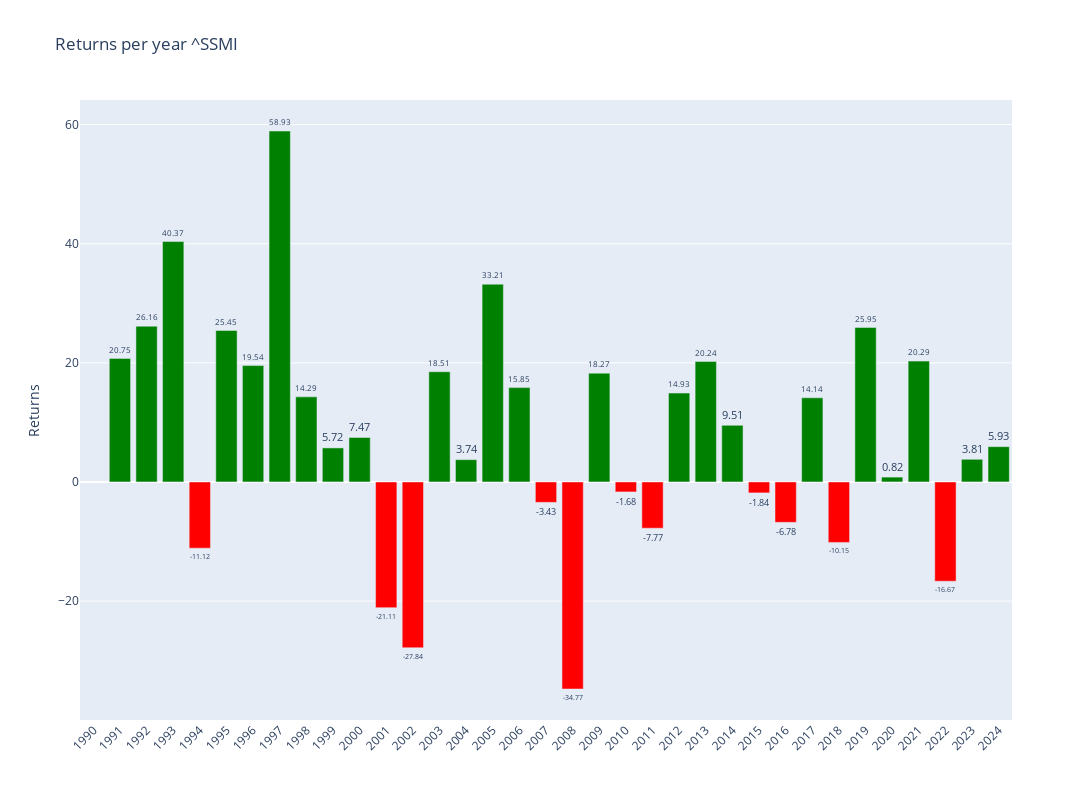

The code cell stored with this chart in its notebook:
### Code cell
# Plotly
fig = make_subplots()

# Add colors
colors = ['green' if x >= 0 else 'red' for x in annual_data['Return']]

# Graph (1,1)
fig.add_trace(go.Bar(y=annual_data['Return'],x=annual_data['Return'].index,text=round(annual_data['Return'],2),textposition='outside',marker_color=colors,hoverinfo='skip'),row=1,col=1)

# Update xaxis properties
fig.update_yaxes(title_text="Returns", row=1, col=1)

fig.update_layout(xaxis=dict(tickvals=annual_data.index,tickangle=-45),height=800, width=1300,title=f"Returns per year {ticker}")

fig.show()

### Figure 1 — Plotly figure (JSON) as saved in the notebook; plotly's stock layout.template omitted (floating-point values rounded to 4 significant figures)
{"data": [{"hoverinfo": "skip", "marker": {"color": ["red", "green", "green", "green", "red", "green", "green", "green", "green", "green", "green", "red", "red", "green", "green", "green", "green", "red", "red", "green", "red", "red", "green", "green", "green", "red", "red", "green", "red", "green", "green", "green", "red", "green", "green"]}, "text": [null, 20.75, 26.16, 40.37, -11.12, 25.45, 19.54, 58.93, 14.29, 5.72, 7.47, -21.11, -27.84, 18.51, 3.74, 33.21, 15.85, -3.43, -34.77, 18.27, -1.68, -7.77, 14.93, 20.24, 9.51, -1.84, -6.78, 14.14, -10.15, 25.95, 0.82, 20.29, -16.67, 3.81, 5.93], "textposition": "outside", "type": "bar", "x": [1990, 1991, 1992, 1993, 1994, 1995, 1996, 1997, 1998, 1999, 2000, 2001, 2002, 2003, 2004, 2005, 2006, 2007, 2008, 2009, 2010, 2011, 2012, 2013, 2014, 2015, 2016, 2017, 2018, 2019, 2020, 2021, 2022, 2023, 2024], "xaxis": "x", "y": [null, 20.75, 26.16, 40.37, -11.12, 25.45, 19.54, 58.93, 14.29, 5.717, 7.468, -21.11, -27.84, 18.51, 3.743, 33.21, 15.85, -3.428, -34.77, 18.27, -1.678, -7.766, 14.93, 20.24, 9.513, -1.84, -6.784, 14.14, -10.15, 25.95, 0.8154, 20.29, -16.67, 3.806, 5.925], "yaxis": "y"}], "layout": {"height": 800, "title": {"text": "Returns per year ^SSMI"}, "width": 1300, "xaxis": {"anchor": "y", "domain": [0, 1], "tickangle": -45, "tickvals": [1990, 1991, 1992, 1993, 1994, 1995, 1996, 1997, 1998, 1999, 2000, 2001, 2002, 2003, 2004, 2005, 2006, 2007, 2008, 2009, 2010, 2011, 2012, 2013, 2014, 2015, 2016, 2017, 2018, 2019, 2020, 2021, 2022, 2023, 2024]}, "yaxis": {"anchor": "x", "domain": [0, 1], "title": {"text": "Returns"}}}}
